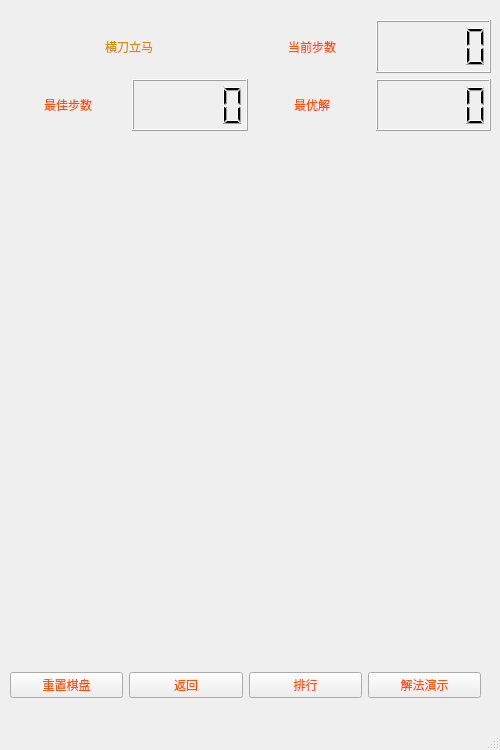
<?xml version="1.0" encoding="UTF-8"?>
<ui version="4.0">
 <class>play</class>
 <widget class="QMainWindow" name="play">
  <property name="geometry">
   <rect>
    <x>0</x>
    <y>0</y>
    <width>500</width>
    <height>750</height>
   </rect>
  </property>
  <property name="minimumSize">
   <size>
    <width>500</width>
    <height>750</height>
   </size>
  </property>
  <property name="maximumSize">
   <size>
    <width>500</width>
    <height>750</height>
   </size>
  </property>
  <property name="windowTitle">
   <string>华容道</string>
  </property>
  <property name="styleSheet">
   <string notr="true"/>
  </property>
  <widget class="QWidget" name="centralwidget">
   <widget class="QWidget" name="layoutWidget">
    <property name="geometry">
     <rect>
      <x>10</x>
      <y>660</y>
      <width>471</width>
      <height>51</height>
     </rect>
    </property>
    <layout class="QHBoxLayout" name="horizontalLayout_4">
     <item>
      <widget class="QPushButton" name="btn_reset">
       <property name="styleSheet">
        <string notr="true">border-image: url(:/image/btn.jpg);
font: 18pt &quot;华文新魏&quot;;
color: rgb(255, 85, 0);</string>
       </property>
       <property name="text">
        <string>重置棋盘</string>
       </property>
      </widget>
     </item>
     <item>
      <widget class="QPushButton" name="btn_back">
       <property name="styleSheet">
        <string notr="true">border-image: url(:/image/btn.jpg);
font: 18pt &quot;华文新魏&quot;;
color: rgb(255, 85, 0);</string>
       </property>
       <property name="text">
        <string>返回</string>
       </property>
      </widget>
     </item>
     <item>
      <widget class="QPushButton" name="pushButton">
       <property name="styleSheet">
        <string notr="true">border-image: url(:/image/btn.jpg);
font: 18pt &quot;华文新魏&quot;;
color: rgb(255, 85, 0);</string>
       </property>
       <property name="text">
        <string>排行</string>
       </property>
      </widget>
     </item>
     <item>
      <widget class="QPushButton" name="btn_autoplay">
       <property name="styleSheet">
        <string notr="true">border-image: url(:/image/btn.jpg);
font: 18pt &quot;华文新魏&quot;;
color: rgb(255, 85, 0);</string>
       </property>
       <property name="text">
        <string>解法演示</string>
       </property>
      </widget>
     </item>
    </layout>
   </widget>
   <widget class="QWidget" name="layoutWidget_2">
    <property name="geometry">
     <rect>
      <x>10</x>
      <y>20</y>
      <width>481</width>
      <height>111</height>
     </rect>
    </property>
    <layout class="QGridLayout" name="gridLayout_2" columnstretch="1,1">
     <item row="0" column="0">
      <widget class="QLabel" name="lab_levelName">
       <property name="styleSheet">
        <string notr="true">border-image:ul();
font: 36pt &quot;华文新魏&quot;;
color: rgb(214, 143, 0);</string>
       </property>
       <property name="text">
        <string>横刀立马</string>
       </property>
       <property name="alignment">
        <set>Qt::AlignCenter</set>
       </property>
      </widget>
     </item>
     <item row="0" column="1">
      <layout class="QHBoxLayout" name="horizontalLayout_5">
       <item>
        <widget class="QLabel" name="lab_present">
         <property name="styleSheet">
          <string notr="true">border-image: url(:/image/btn.jpg);
color: rgb(255, 85, 0);
font: 20pt &quot;华文新魏&quot;;</string>
         </property>
         <property name="text">
          <string>当前步数</string>
         </property>
         <property name="alignment">
          <set>Qt::AlignCenter</set>
         </property>
        </widget>
       </item>
       <item>
        <widget class="QLCDNumber" name="num_present">
         <property name="styleSheet">
          <string notr="true">border-image: url(:/image/btn.jpg);</string>
         </property>
        </widget>
       </item>
      </layout>
     </item>
     <item row="1" column="0">
      <layout class="QHBoxLayout" name="horizontalLayout_6">
       <item>
        <widget class="QLabel" name="lab_yourbest">
         <property name="styleSheet">
          <string notr="true">border-image: url(:/image/btn.jpg);
color: rgb(255, 85, 0);
font: 20pt &quot;华文新魏&quot;;</string>
         </property>
         <property name="text">
          <string>最佳步数</string>
         </property>
         <property name="alignment">
          <set>Qt::AlignCenter</set>
         </property>
        </widget>
       </item>
       <item>
        <widget class="QLCDNumber" name="num_yourbest">
         <property name="styleSheet">
          <string notr="true">border-image: url(:/image/btn.jpg);</string>
         </property>
        </widget>
       </item>
      </layout>
     </item>
     <item row="1" column="1">
      <layout class="QHBoxLayout" name="horizontalLayout_7">
       <item>
        <widget class="QLabel" name="lab_best">
         <property name="styleSheet">
          <string notr="true">border-image: url(:/image/btn.jpg);
color: rgb(255, 85, 0);
font: 20pt &quot;华文新魏&quot;;</string>
         </property>
         <property name="text">
          <string>最优解</string>
         </property>
         <property name="alignment">
          <set>Qt::AlignCenter</set>
         </property>
        </widget>
       </item>
       <item>
        <widget class="QLCDNumber" name="num_best">
         <property name="styleSheet">
          <string notr="true">border-image: url(:/image/btn.jpg);</string>
         </property>
        </widget>
       </item>
      </layout>
     </item>
    </layout>
   </widget>
  </widget>
  <widget class="QMenuBar" name="menubar">
   <property name="geometry">
    <rect>
     <x>0</x>
     <y>0</y>
     <width>500</width>
     <height>26</height>
    </rect>
   </property>
  </widget>
  <widget class="QStatusBar" name="statusbar"/>
 </widget>
 <resources/>
 <connections/>
</ui>
